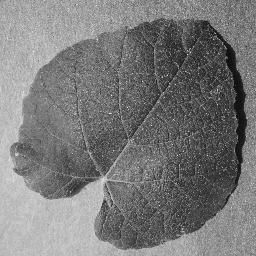
#> input picture dataset_processing/daun_sehat_100/0ac4ff49-7fbf-4644-98a4-4dc596e2fa87___Mt.N.V_HL 9004.JPG, 256 x 256 px, found by its file name
$ jupyter execute preprocessing.ipynb
#> lines starting #> are read from the running program, lines starting #| are printed output that depends on the picture; pictures that were not available may be replaced by others from this repository, and a replacement may not be noted
[cell 1]
import os
import cv2
import numpy as np
import matplotlib.pyplot as plt
import pandas as pd

from sklearn.model_selection import train_test_split
from sklearn.neighbors import KNeighborsClassifier
from sklearn.svm import SVC
from sklearn.ensemble import RandomForestClassifier
from sklearn.metrics import accuracy_score

[cell 2]
daunAsli1 = cv2.cvtColor(cv2.imread('dataset/daun_sehat_100/0ac4ff49-7fbf-4644-98a4-4dc596e2fa87___Mt.N.V_HL 9004.jpg'), cv2.COLOR_BGR2RGB)
#> daunAsli1 is the input picture: shape (256, 256, 3); min 0, max 242, mean 121.5
daunAsli2 = cv2.cvtColor(cv2.imread('dataset/daun_sehat_100/0c1667a2-61d7-4dee-b4d9-0d141a1ceb20___Mt.N.V_HL 9127.jpg'), cv2.COLOR_BGR2RGB)
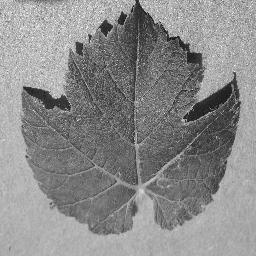
#> input picture dataset_processing/daun_sehat_100/02f95acb-5d92-4f2a-b7ec-3af8709ee7c9___Mt.N.V_HL 9078.JPG, 256 x 256 px, given in place of 0c1667a2-61d7-4dee-b4d9-0d141a1ceb20___Mt.N.V_HL 9127.jpg, which was not available
#> daunAsli2 is the input picture: shape (256, 256, 3); min 3, max 255, mean 138.4
daunAsli3 = cv2.cvtColor(cv2.imread('dataset/daun_sehat_100/0ca59865-f0d2-4863-b4d1-a6690de53a5a___Mt.N.V_HL 6025.jpg'), cv2.COLOR_BGR2RGB)
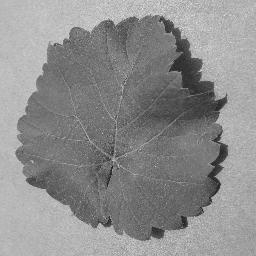
#> input picture dataset_processing/daun_sehat_100/0ca59865-f0d2-4863-b4d1-a6690de53a5a___Mt.N.V_HL 6025.JPG, 256 x 256 px, found by its file name
#> daunAsli3 is the input picture: shape (256, 256, 3); min 26, max 235, mean 141.5
sakit1 = cv2.cvtColor(cv2.imread('dataset/Grape_black_rot_100/Grape_Black_rot1.jpg'), cv2.COLOR_BGR2RGB)
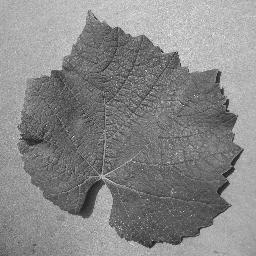
#> input picture dataset_processing/daun_sehat_100/05cff9d7-0f63-4b6e-9aa3-199cf9ffa64c___Mt.N.V_HL 9111.JPG, 256 x 256 px, given in place of Grape_Black_rot1.jpg, which was not available
#> sakit1 is the input picture: shape (256, 256, 3); min 18, max 248, mean 135.8
sakit2 = cv2.cvtColor(cv2.imread('dataset/Grape_black_rot_100/Grape_Black_rot101.jpg'), cv2.COLOR_BGR2RGB)
sakit3 = cv2.cvtColor(cv2.imread('dataset/Grape_black_rot_100/Grape_Black_rot102.jpg'), cv2.COLOR_BGR2RGB)
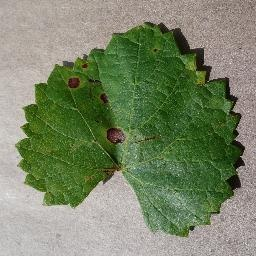
#> input picture dataset/Grape_black_rot_100/Grape_Black_rot102.jpg, 256 x 256 px

daunSehat1 = cv2.resize(daunAsli1, (256, 256))
daunSehat2 = cv2.resize(daunAsli2, (256, 256))
daunSehat3 = cv2.resize(daunAsli3, (256, 256))
rot1 = cv2.resize(sakit1, (256, 256))
rot2 = cv2.resize(sakit2, (256, 256))
rot3 = cv2.resize(sakit3, (256, 256))

daun1 = cv2.cvtColor(daunSehat1, cv2.COLOR_BGR2GRAY)
daun2 = cv2.cvtColor(daunSehat2, cv2.COLOR_BGR2GRAY)
daun3 = cv2.cvtColor(daunSehat3, cv2.COLOR_BGR2GRAY)
daunSakit1 = cv2.cvtColor(rot1, cv2.COLOR_BGR2GRAY)
daunSakit2 = cv2.cvtColor(rot2, cv2.COLOR_BGR2GRAY)
daunSakit3 = cv2.cvtColor(rot3, cv2.COLOR_BGR2GRAY)
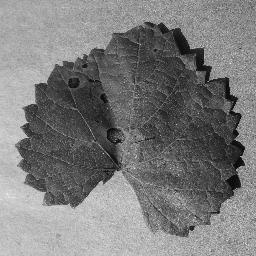
#> daunSakit3: shape (256, 256); min 0, max 239, mean 123.3

[cell 3]
plt.figure(figsize=(15,5))

plt.subplot(2,6,1)
plt.title("Daun 1")
plt.imshow(daunSehat1, cmap='gray')
plt.axis('off')

plt.subplot(2,6,2)
plt.title("Daun 2")
plt.imshow(daunSehat2, cmap='gray')
plt.axis('off')

plt.subplot(2,6,3)
plt.title("Daun 3")
plt.imshow(daunSehat3, cmap='gray')
plt.axis('off')


plt.subplot(2,6,4)
plt.title("Daun Rot 1")
plt.imshow(rot1, cmap='gray')
plt.axis('off')

plt.subplot(2,6,5)
plt.imshow(rot2, cmap='gray')
plt.title("Daun Rot 2")
plt.axis('off')

plt.subplot(2,6,6)
plt.title("Daun Rot 3")
plt.imshow(rot3, cmap='gray')
plt.axis('off')

plt.subplot(2,6,7)
plt.title("Grayscale (Daun 1)")
plt.imshow(daun1, cmap='gray')
plt.axis('off')

plt.subplot(2,6,8)
plt.title("Grayscale (Daun 2)")
plt.imshow(daun2, cmap='gray')
plt.axis('off')

plt.subplot(2,6,9)
plt.title("Grayscale (Daun 3)")
plt.imshow(daun3, cmap='gray')
plt.axis('off')

plt.subplot(2,6,10)
plt.title("Grayscale (Daun Rot 1)")
plt.imshow(daunSakit1, cmap='gray')
plt.axis('off')

plt.subplot(2,6,11)
plt.imshow(daunSakit2, cmap='gray')
plt.title("Grayscale (Daun Rot 2)")
plt.axis('off')

plt.subplot(2,6,12)
plt.title("Grayscale (Daun Rot 3)")
plt.imshow(daunSakit3, cmap='gray')
plt.axis('off')

plt.tight_layout()
plt.show()
